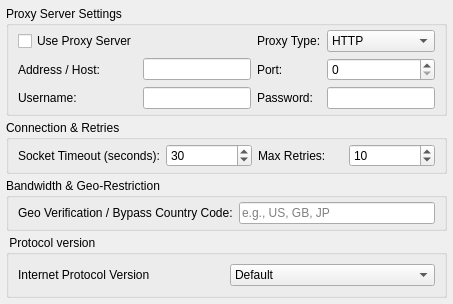
     <widget class="QWidget" name="tab_network">
      <attribute name="title">
       <string>Network</string>
      </attribute>
      <layout class="QVBoxLayout" name="networkVLayout">
       <property name="spacing">
        <number>4</number>
       </property>
       <property name="leftMargin">
        <number>6</number>
       </property>
       <property name="topMargin">
        <number>6</number>
       </property>
       <property name="rightMargin">
        <number>6</number>
       </property>
       <property name="bottomMargin">
        <number>6</number>
       </property>
       <item>
        <widget class="QGroupBox" name="groupProxy">
         <property name="title">
          <string>Proxy Server Settings</string>
         </property>
         <layout class="QGridLayout" name="proxyGrid">
          <property name="topMargin">
           <number>4</number>
          </property>
          <property name="bottomMargin">
           <number>4</number>
          </property>
          <item row="0" column="0">
           <widget class="QCheckBox" name="chk_use_proxy">
            <property name="text">
             <string>Use Proxy Server</string>
            </property>
           </widget>
          </item>
          <item row="0" column="2">
           <widget class="QLabel" name="lblProxyType">
            <property name="text">
             <string>Proxy Type:</string>
            </property>
           </widget>
          </item>
          <item row="0" column="3">
           <widget class="QComboBox" name="combo_proxy_type">
            <item>
             <property name="text">
              <string>HTTP</string>
             </property>
            </item>
            <item>
             <property name="text">
              <string>HTTPS</string>
             </property>
            </item>
            <item>
             <property name="text">
              <string>SOCKS5</string>
             </property>
            </item>
           </widget>
          </item>
          <item row="1" column="0">
           <widget class="QLabel" name="lblProxyHost">
            <property name="text">
             <string>Address / Host:</string>
            </property>
           </widget>
          </item>
          <item row="1" column="1">
           <widget class="QLineEdit" name="inp_proxy_host"/>
          </item>
          <item row="1" column="2">
           <widget class="QLabel" name="lblProxyPort">
            <property name="text">
             <string>Port:</string>
            </property>
           </widget>
          </item>
          <item row="1" column="3">
           <widget class="QSpinBox" name="spin_proxy_port">
            <property name="maximum">
             <number>65535</number>
            </property>
           </widget>
          </item>
          <item row="2" column="0">
           <widget class="QLabel" name="lblProxyUser">
            <property name="text">
             <string>Username:</string>
            </property>
           </widget>
          </item>
          <item row="2" column="1">
           <widget class="QLineEdit" name="inp_proxy_user"/>
          </item>
          <item row="2" column="2">
           <widget class="QLabel" name="lblProxyPass">
            <property name="text">
             <string>Password:</string>
            </property>
           </widget>
          </item>
          <item row="2" column="3">
           <widget class="QLineEdit" name="inp_proxy_pass">
            <property name="echoMode">
             <enum>QLineEdit::EchoMode::Password</enum>
            </property>
           </widget>
          </item>
         </layout>
        </widget>
       </item>
       <item>
        <widget class="QGroupBox" name="groupConnRetries">
         <property name="title">
          <string>Connection &amp;&amp; Retries</string>
         </property>
         <layout class="QGridLayout" name="connGrid">
          <property name="topMargin">
           <number>4</number>
          </property>
          <property name="bottomMargin">
           <number>4</number>
          </property>
          <item row="0" column="0">
           <widget class="QLabel" name="lblSocketTimeout">
            <property name="text">
             <string>Socket Timeout (seconds):</string>
            </property>
           </widget>
          </item>
          <item row="0" column="1">
           <widget class="QSpinBox" name="spin_socket_timeout">
            <property name="minimum">
             <number>1</number>
            </property>
            <property name="maximum">
             <number>300</number>
            </property>
            <property name="value">
             <number>30</number>
            </property>
           </widget>
          </item>
          <item row="0" column="2">
           <widget class="QLabel" name="lblMaxRetries">
            <property name="text">
             <string>Max Retries:</string>
            </property>
           </widget>
          </item>
          <item row="0" column="3">
           <widget class="QSpinBox" name="spin_max_retries">
            <property name="maximum">
             <number>100</number>
            </property>
            <property name="value">
             <number>10</number>
            </property>
           </widget>
          </item>
         </layout>
        </widget>
       </item>
       <item>
        <widget class="QGroupBox" name="groupBandwidthGeo">
         <property name="title">
          <string>Bandwidth &amp;&amp; Geo-Restriction</string>
         </property>
         <layout class="QHBoxLayout" name="geoHLayout">
          <property name="topMargin">
           <number>4</number>
          </property>
          <property name="bottomMargin">
           <number>4</number>
          </property>
          <item>
           <widget class="QLabel" name="lblGeoBypass">
            <property name="text">
             <string>Geo Verification / Bypass Country Code:</string>
            </property>
           </widget>
          </item>
          <item>
           <widget class="QLineEdit" name="inp_geo_bypass_country">
            <property name="maxLength">
             <number>3</number>
            </property>
            <property name="placeholderText">
             <string>e.g., US, GB, JP</string>
            </property>
           </widget>
          </item>
         </layout>
        </widget>
       </item>
       <item>
        <widget class="QGroupBox" name="groupProtocolVer">
         <property name="title">
          <string> Protocol version </string>
         </property>
         <layout class="QHBoxLayout" name="horizontalLayout">
          <item>
           <widget class="QLabel" name="label">
            <property name="text">
             <string>Internet Protocol Version</string>
            </property>
           </widget>
          </item>
          <item>
           <widget class="QComboBox" name="combo_ip_version">
            <item>
             <property name="text">
              <string>Default</string>
             </property>
            </item>
            <item>
             <property name="text">
              <string>IPv4</string>
             </property>
            </item>
            <item>
             <property name="text">
              <string>IPv6</string>
             </property>
            </item>
           </widget>
          </item>
         </layout>
        </widget>
       </item>
       <item>
        <spacer name="networkSpacer">
         <property name="orientation">
          <enum>Qt::Orientation::Vertical</enum>
         </property>
         <property name="sizeHint" stdset="0">
          <size>
           <width>0</width>
           <height>0</height>
          </size>
         </property>
        </spacer>
       </item>
      </layout>
     </widget>
